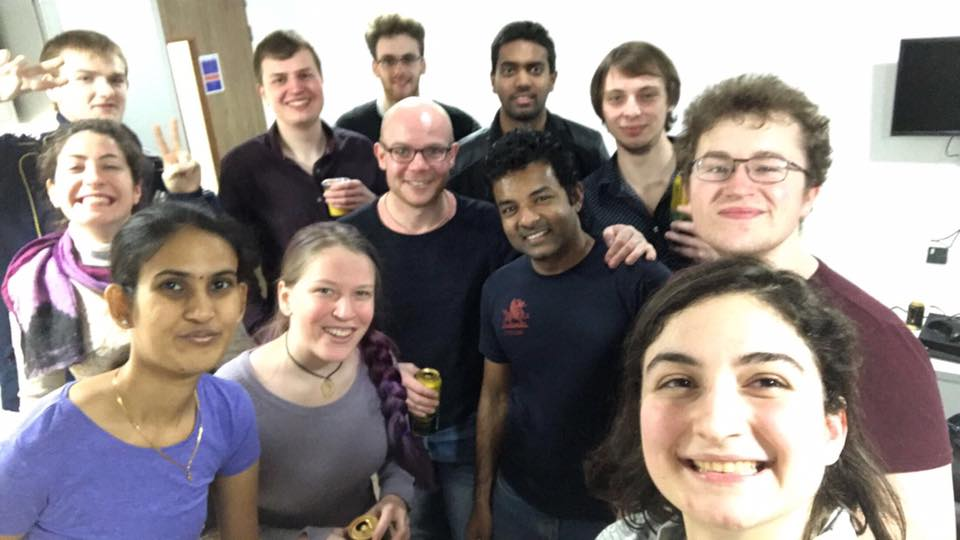
#> input picture Python/TestGroup.jpg, 960 x 540 px, given in place of the camera
$ python NewFaceCapture.py   (Python 2 division)
#> lines starting #> are read from the running program, lines starting #| are printed output that depends on the picture; after the words box and inside, x2 and y2 are one past the last pixel; in counts of white or black regions, pixels touching at a corner belong together
### Python/NameFind.py
#     ----------- FUNCTION TO READ THE FILE AND ADD THE NAMES AND IDs IN TO TUPLES

import cv2
import math

face = cv2.CascadeClassifier('Haar/haarcascade_frontalcatface.xml')
glass_cas = cv2.CascadeClassifier('Haar/haarcascade_eye_tree_eyeglasses.xml')

WHITE = [255, 255, 255]

def FileRead():
    Info = open("Names.txt", "r")                       # Open th text file in readmode
#> (reads Python/Names.txt from the repository)
    NAME = []                                           # The tuple to store Names
    while (True):                                       # Read all the lines in the file and store them in two tuples
        Line = Info.readline()
        if Line == '':
            break
        NAME.append (Line.split(",")[1].rstrip())

    return NAME                                     # Return the two tuples

Names = FileRead()                                 # Run the above Function to get the ID and Names Tuple

#     ------------------- FUNCTION TO FIND THE NAME  -----------------------------------------------------------


# [98 lines left out: functions ID2Name, AddName, DispID, draw_box, DispID2, DispID3, not called in this run]


def DrawBox(Image, x, y, w, h):
    cv2.rectangle(Image, (x, y), (x + w, y + h), (255, 255, 255), 1)     # Draw a rectangle arround the face

# ----------------------------- THIS FUNCTION TAKES IN SPEC CASCADE, FACE CASCADE AND AN IMAGE
# ------------------------- IT RETURNS A CROPPED FACE AND IF POSSIBLE STRAIGHTENS THE TILT OF THE HEAD


# [25 lines left out: function DetectEyes, not called in this run]

### Python/NewFaceCapture.py
# ---------- THIS IS USED TO CAPTURE STORE THE PHOTOS TO TRAIN THE FACE RECOGNITION SYSTEMS ---------
#                             CREATED BY LAHIRU DINALANKARA - AKA SPIKE
#----------------------------------------------------------------------------------------------------

import cv2                  #   Importing the opencv
import numpy as np          #   Import Numarical Python
import NameFind
import math
WHITE = [255, 255, 255]

#   import the Haar cascades for face ditection

face_cascade = cv2.CascadeClassifier('haarcascade_frontalcatface.xml')
eye_cascade = cv2.CascadeClassifier('haarcascade_eye.xml')


#ID = NameFind.AddName()

Count = 0
Theta = 0
cap = cv2.VideoCapture("TestFile.wmv")   #   Camera object
cap = cv2.VideoCapture(0)
while True:
    ret, img = cap.read()
#> img is the input picture: shape (540, 960, 3); mean B, G, R 133.7, 136.9, 146.7
    gray = cv2.cvtColor(img, cv2.COLOR_BGR2GRAY)                    #   Convert the Camera to gray
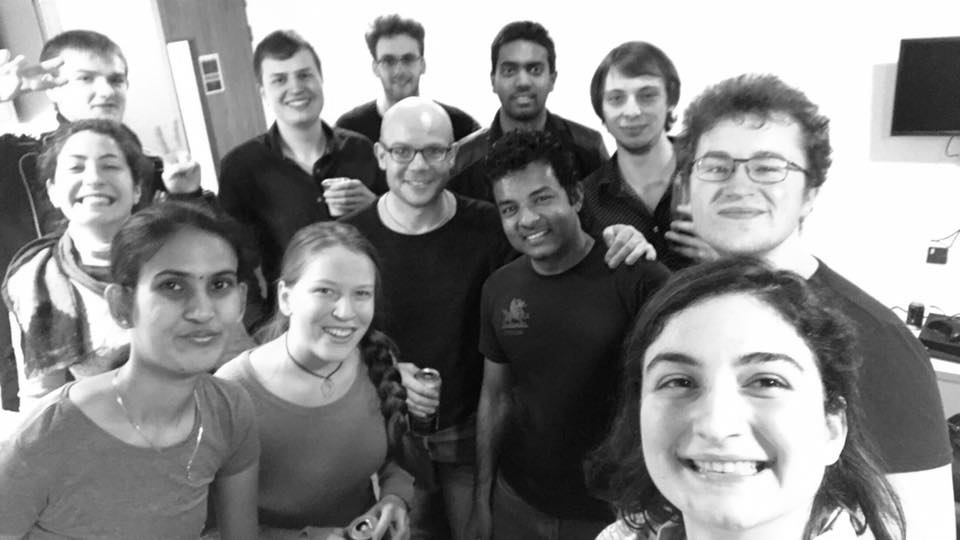
#> gray: shape (540, 960); min 1, max 255, mean 139.5
    faces = face_cascade.detectMultiScale(gray, 1.3, 5)             #   Detect the faces and store the positions
#> faces = [[371, 39, 56, 56], [487, 42, 71, 71], [258, 52, 68, 68], [591, 65, 84, 84], [64, 48, 78, 78], [54, 132, 84, 84], [294, 254, 98, 98], [683, 120, 121, 121], [134, 234, 129, 129], [614, 295, 222, 222]]
    rows,cols = gray.shape	                                    #   Get the size of the image
#> rows = 540; cols = 960

    for (x, y, w, h) in faces:                                      #   Frames  LOCATION X, Y  WIDTH, HEIGHT


        #   Eyes should be inside the face.
        roi_gray = gray[y: y+h, x: x+w]                             #   The Face is isolated and cropped
        eyes = eye_cascade.detectMultiScale(roi_gray)

        for (ex, ey, ew, eh) in eyes:
            if eyes.shape[0] == 2:                                  #   The Image should have 2 eyes


                CentE1 = (x+eyes[0][0] + (eyes[0][2]/2), y+eyes[0][1] + eyes[0][3]/2)
                CentE2 = (x+eyes[1][0] + (eyes[1][2]/2), y+eyes[1][1] + eyes[1][3]/2)
                DY = ((eyes[1][1] + eyes[1][3]/2) - (eyes[0][1]+eyes[0][3]/2))      #   Height diffrence between the eyes
                DX = ((eyes[1][0] + eyes[1][2]/2) - eyes[0][0]+(eyes[0][2]/2))      #   Width diffrance between the eyes

                print DX, DY
                if (DX != 0.0) and (DY != 0.0):                                     #   Make sure the the change happens only if there is an angle

                    Theta = math.degrees(math.atan(float(DY)/float(DX)))            #   Find the Angle
                    print str(Theta)

                    M = cv2.getRotationMatrix2D((cols/2,rows/2),Theta,1)            #   Find the Rotation Matrix
                    dst = cv2.warpAffine(gray,M,(cols,rows))                        #   Rotate the Image


                    roi_gray = dst[y: y+h, x: x+w]                                  #   Crop the rotated Image

                cv2.imshow("CAPTURED PHOTO", roi_gray)
                #cv2.line(gray, (x+eyes[0][0]+(eyes[0][2]/2), y+eyes[0][1]+eyes[0][3]/2), (x+eyes[1][0] + eyes[1][2]/2, y+eyes[1][1] + eyes[1][3]/2), WHITE, 1)      # Draw A line between the eyes
                #cv2.rectangle(gray, (x, y), (x+w, y+h), WHITE, 1)
                cv2.putText(gray, "FACE DITECTED", (x+(w/2), y-5), cv2.FONT_HERSHEY_DUPLEX, .4, WHITE)
                                #   Show the detected faces


            cv2.rectangle(gray, (0,0), (gray.shape[1], 30), (0,0,0), -1)
            cv2.putText(gray, (str(Theta) + " Photos Saved ..."), (200, 20), cv2.FONT_HERSHEY_DUPLEX, .6, WHITE)
            print(str(Count))

            #cv2.imwrite("dataSet/User." + str(ID) + "." + str(Count) + ".jpg", roi_gray)

            #cv2.waitKey(300)
            Count = Count +1
#> this loop made 10 passes
#> (x, y, w, h, eyes) on passes 2, 3, 4, 6, 7, 8, 9: (487, 42, 71, 71, [[10, 16, 22, 22], [34, 15, 23, 23]]), (258, 52, 68, 68, [[35, 13, 20, 20], [10, 15, 22, 22]]), (591, 65, 84, 84, [[13, 20, 24, 24], [41, 17, 26, 26], [20, 7, 53, 53]]), (54, 132, 84, 84, [[40, 54, 27, 27]]), (294, 254, 98, 98, [[16, 23, 27, 27], [54, 27, 25, 25], [25, 26, 26, 26]]), (683, 120, 121, 121, [[20, 34, 31, 31]]), (134, 234, 129, 129, [[20, 35, 34, 34], [72, 36, 29, 29], [34, 94, 25, 25]])
#> (printed output is left out)
#> pass 1, `roi_gray = gray[y: y+h, x: x+w]`:
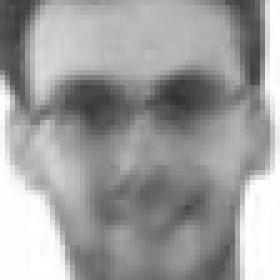
#> roi_gray: shape (56, 56) (shown 5 times larger); min 50, max 255, mean 159.3
#> pass 2, `roi_gray = gray[y: y+h, x: x+w]`:
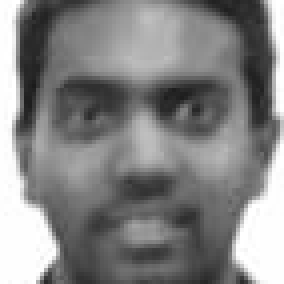
#> roi_gray: shape (71, 71) (shown 4 times larger); min 27, max 255, mean 132.1
#> pass 2, `cv2.imshow("CAPTURED PHOTO", roi_gray)`:
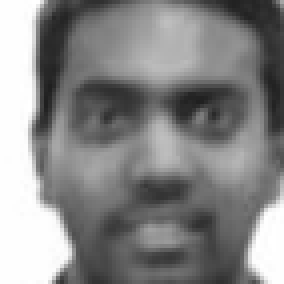
#> window 'CAPTURED PHOTO': shape (71, 71) (shown 4 times larger); min 31, max 255, mean 134.7
#> pass 3, `roi_gray = gray[y: y+h, x: x+w]`:
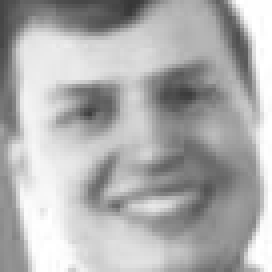
#> roi_gray: shape (68, 68) (shown 4 times larger); min 54, max 255, mean 175.6
#> after the loop:
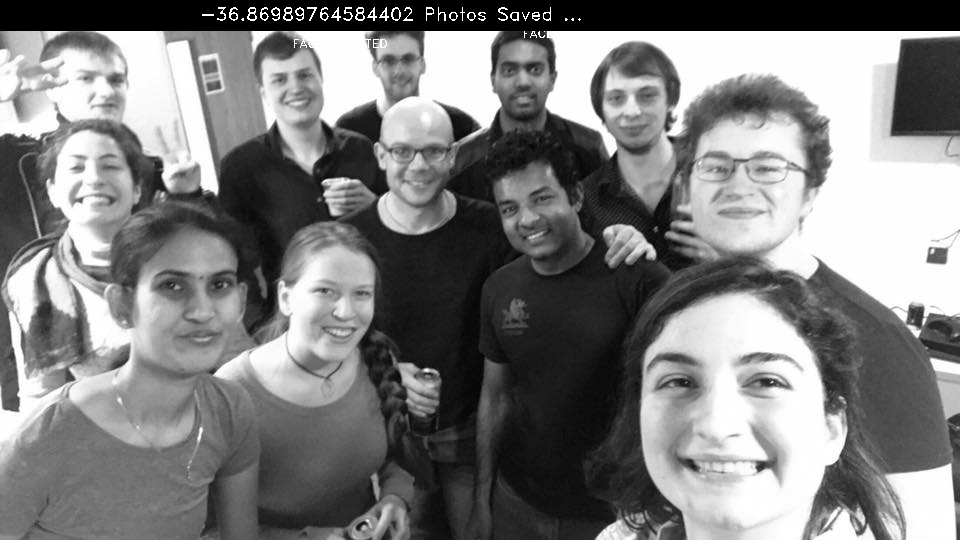
#> gray: shape (540, 960); 5.82% of pixels changed, all inside (x1, y1, x2, y2) = (0, 0, 960, 48)
#> after the loop:
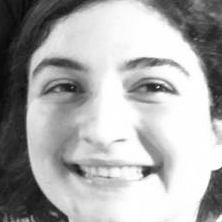
#> roi_gray: shape (222, 222); min 8, max 255, mean 170.5
#> after the loop, Count = 20

    cv2.imshow('Face Recognition System Capture Faces', gray)       #   Show the video

    if cv2.waitKey(1) & 0xFF == ord('q'):
#> (key q is pressed here)
        break

cap.release()
cv2.destroyAllWindows()
